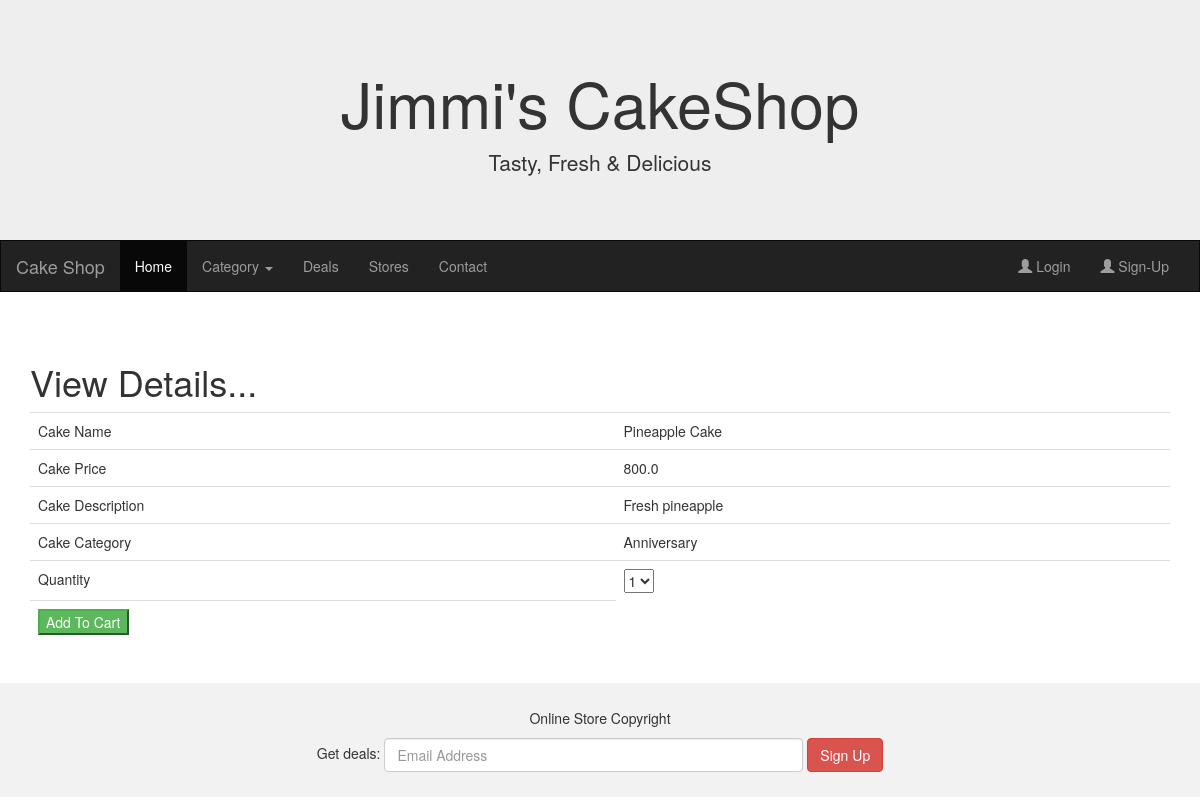
Screenshot of /viewDetails/2 with the database file from the repository.
### MyAdmin/models.py (models this page shows)
class Cake(models.Model):
   cakename = models.CharField(max_length=50)
   price = models.FloatField(default=1000)
   description = models.CharField(max_length=100)
   imageurl = models.ImageField(upload_to='images/',default='abc.jpg')
   category = models.ForeignKey(Category,on_delete=models.CASCADE)
   class Meta:
      db_table = 'Cake'

class Category(models.Model):
   cname = models.CharField(max_length=50)
   def __str__(self):
      return self.cname
   class Meta:
      db_table = 'Category'

### Userapp/views.py (the view)
# urls.py: path('viewDetails/<id>',views.viewDetails),
def viewDetails(request,id):
   categories = Category.objects.all()
   cakes = Cake.objects.filter(id = id)
   return render(request,'viewdetails.html',{'categories':categories,'cakes':cakes})

### templates/viewdetails.html (shortened to what this page needs)
{% extends 'master.html' %}
{% block content %}
   <h1>View Details...</h1>
   <form method="POST" action="/addtocart">
      <table class="table">
         {% for cake in cakes %}
         <tr><td>Cake Name</td><td>{{cake.cakename}}</td></tr>
         <tr><td>Cake Price</td><td>{{cake.price}}</td></tr>
         <tr><td>Cake Description</td><td>{{cake.description}}</td></tr>
         <tr><td>Cake Category</td><td>{{cake.category}}</td></tr>
         <tr><td>Quantity</td><td><select name="quantity" >
             <option>1</option>
             <option>5</option></select></td>
         </tr>
         <tr><td>
             <button class="button btn-success" type="submit">Add To Cart</button>
         </td></tr>
         {%endfor%}
      </table>
   </form>
{%endblock%}

### rows the page displays
Cake: cakename "Pineapple Cake", price "800.0", description "Fresh pineapple", category "Anniversary"
